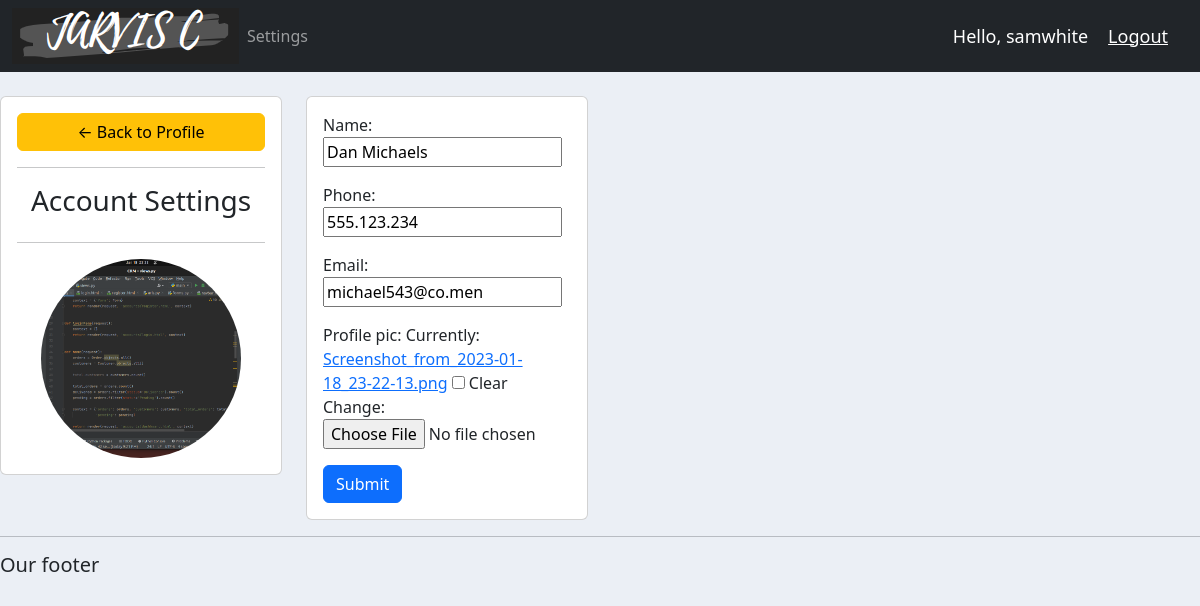
Page /account/ (signed in) on the committed database.
### accounts/models.py (models this page shows, shortened)
class Customer(models.Model):
    user = models.OneToOneField(User, null=True, blank=True, on_delete=models.CASCADE)
    name = models.CharField(max_length=200, null=True)
    phone = models.CharField(max_length=200, null=True)
    email = models.CharField(max_length=200, null=True)
    profile_pic = models.ImageField(default="profile.png", null=True, blank=True)
    date_created = models.DateTimeField(auto_now_add=True, null=True)

### accounts/decorators.py (the view)
        def wrapper_func(request, *args, **kwargs):
            group = None
            if request.user.groups.exists():
                group = request.user.groups.all()[0].name
            if group in allowed_roles:
                return view_func(request, *args, **kwargs)
            else:
                return HttpResponse('You are not authorized to view this page')

### accounts/forms.py
class CustomerForm(ModelForm):
    class Meta:
        model = Customer
        fields = '__all__'
        exclude = ['user']

### accounts/views.py (called while the page is built)
@login_required(login_url='login')
@allowed_users(allowed_roles=['customer'])
def accountSettings(request):
    customer = request.user.customer
    form = CustomerForm(instance=customer)
    if request.method == 'POST':
        form = CustomerForm(request.POST, request.FILES, instance=customer)
        if form.is_valid():
            form.save()
    context = {'form': form}
    return render(request, 'accounts/accounts_settings.html', context)

### accounts/templates/accounts/accounts_settings.html (shortened to what this page needs)
{% extends 'accounts/base.html' %}
{% load static %}
{% block content %}
<br>
<div class="row">
    <div class="col-md-3">
        <div class="card card-body">
            <a class="btn btn-warning" href="{% url 'home' %}"> &#8592; Back to Profile</a>
            <hr>
            <h3 style="text-align: center">Account Settings</h3>
            <hr>
            <img class="profile-pic" src="{{request.user.customer.profile_pic.url}}">
        </div>
    </div>
    <div class="col-md-3">
        <div class="card card-body">
            <form method="POST" action="" enctype="multipart/form-data">
                {{ form.as_p }}
                <input class="btn btn-primary" type="submit" name="Update Information">
            </form>
        </div>
    </div>
</div>
{% endblock %}

### accounts/templates/accounts/navbar.html (shortened to what this page needs)
{% load static %}
<nav class="navbar navbar-expand-lg navbar-dark bg-dark">
    <div class="container-fluid">
        <img src="{% static 'images/logo.png' %}">
        <div class="collapse navbar-collapse" id="navbarNavAltMarkup">
            <ul class="navbar-nav">
                {% if request.user.is_staff %}
                <a class="nav-link active" aria-current="page" href="{% url 'home' %}">Dashboard</a>
                <a class="nav-link" href="{% url 'products' %}">Products</a>
                {% else %}
                <a class="nav-link" href="{% url 'account' %}">Settings</a>
                {% endif %}
            </ul>
        </div>
        <span class="hello-msg">Hello, {{request.user}}</span>
        <span><a class="hello-msg" href="{% url 'logout' %}">Logout</a></span>
    </div>
</nav>

### static/css/main.css (style rules this page uses)
body { background-color:#ebeff5 }

### accounts/templates/accounts/navbar.html (style rules this page uses)
.hello-msg { font-size:18px; color:#fff; margin-right:20px; }

### accounts/templates/accounts/accounts_settings.html (style rules this page uses)
.profile-pic { max-width:200px; max-height:200px; margin:0 auto; border-radius:50%; }

### rows in the picture
Customer: name "Dan Michaels", phone "555.123.234", email "michael543@co.men"

### other values in the picture
{{ request.user }} "samwhite"
